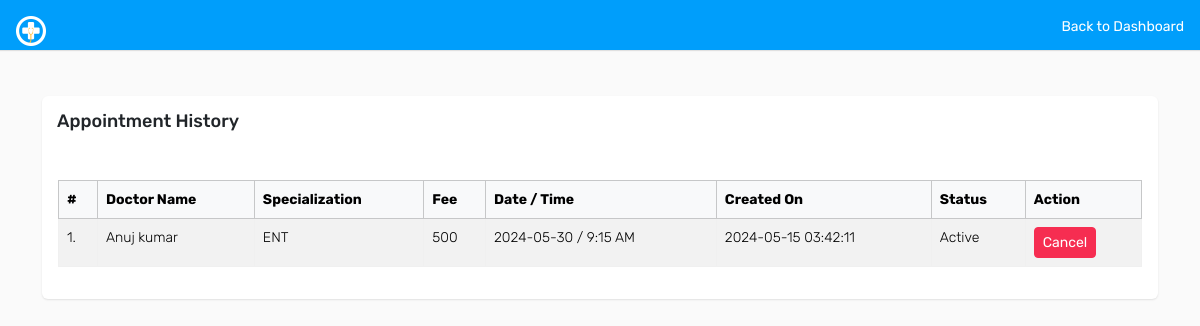
The app's page /patient/appointment-history.php (signed in), older data.
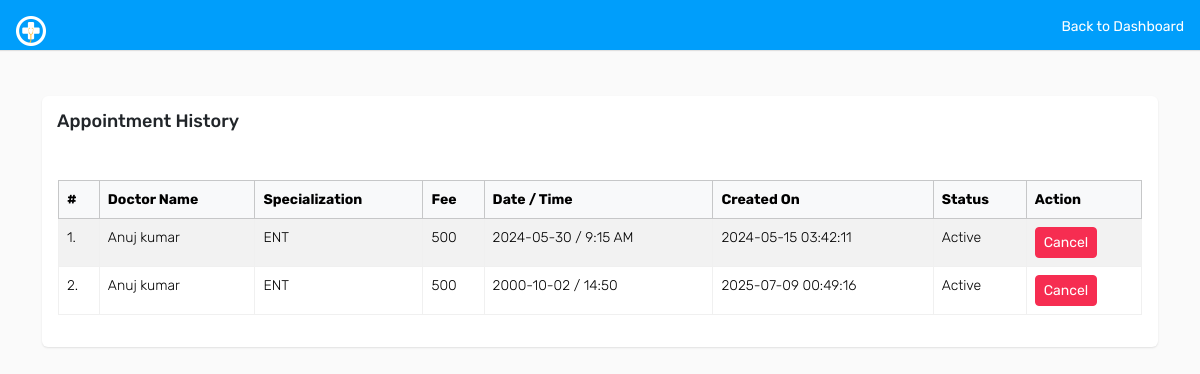
The same page, newer data.
### tables this page shows
CREATE TABLE `appointment` (
  `id` int(11) NOT NULL,
  `doctorSpecialization` varchar(255) DEFAULT NULL,
  `doctorId` int(11) DEFAULT NULL,
  `userId` int(11) DEFAULT NULL,
  `consultancyFees` int(11) DEFAULT NULL,
  `appointmentDate` varchar(255) DEFAULT NULL,
  `appointmentTime` varchar(255) DEFAULT NULL,
  `postingDate` timestamp NULL DEFAULT current_timestamp(),
  `userStatus` int(11) DEFAULT NULL,
  `doctorStatus` int(11) DEFAULT NULL,
  `updationDate` timestamp NULL DEFAULT NULL ON UPDATE current_timestamp()
);

CREATE TABLE `doctors` (
  `id` int(11) NOT NULL,
  `specilization` varchar(255) DEFAULT NULL,
  `doctorName` varchar(255) DEFAULT NULL,
  `address` longtext DEFAULT NULL,
  `docFees` varchar(255) DEFAULT NULL,
  `contactno` bigint(11) DEFAULT NULL,
  `docEmail` varchar(255) DEFAULT NULL,
  `password` varchar(255) DEFAULT NULL,
  `creationDate` timestamp NULL DEFAULT current_timestamp(),
  `updationDate` timestamp NULL DEFAULT NULL ON UPDATE current_timestamp()
);

### patient/appointment-history.php (the view, shortened to what this page needs)
<?php
include('includes/config.php');
if (strlen($_SESSION['id'] == 0)) {
	header('location: auth/logout.php');
} else {
?>
    <!DOCTYPE html>
    <html lang="en">
    <head>
        <link href="https://cdn.jsdelivr.net/npm/bootstrap@5.3.3/dist/css/bootstrap.min.css" rel="stylesheet">
        <link rel="stylesheet" href="assets/css/font-awesome.min.css">
        <link rel="stylesheet" href="assets/css/style.css">
    </head>
    <body>
        <div class="header bg-primary mb-4 p-3 d-flex justify-content-between">
            <a href="dashboard.php" class="text-white text-decoration-none">
                <img src="assets/images/logo.png" width="30" height="30" alt="CARE">
            </a>
            <a href="dashboard.php" class="text-white text-decoration-none">Back to Dashboard</a>
        </div>
        <div class="container mt-5 py-5">
            <div class="card">
                <div class="card-header">
                    <h4 class="mb-0">Appointment History</h4>
                </div>
                <div class="card-body">
                    <div class="table-responsive">
                        <table class="table table-bordered table-striped table-hover">
                            <thead class="table-light">
                                <tr>
                                    <th>#</th>
                                    <th>Doctor Name</th>
                                    <th>Specialization</th>
                                    <th>Fee</th>
                                    <th>Date / Time</th>
                                    <th>Created On</th>
                                    <th>Status</th>
                                    <th>Action</th>
                                </tr>
                            </thead>
                            <tbody>
                                <?php
                                $sql = mysqli_query($con, "SELECT doctors.doctorName AS docname, appointment.* FROM appointment JOIN doctors ON doctors.id = appointment.doctorId WHERE appointment.userId='" . $_SESSION['id'] . "'");
                                $cnt = 1;
                                while ($row = mysqli_fetch_array($sql)) {
                                ?>
                                    <tr>
                                        <td><?php echo $cnt; ?>.</td>
                                        <td><?php echo htmlentities($row['docname']); ?></td>
                                        <td><?php echo htmlentities($row['doctorSpecialization']); ?></td>
                                        <td><?php echo htmlentities($row['consultancyFees']); ?></td>
                                        <td><?php echo htmlentities($row['appointmentDate']); ?> / <?php echo htmlentities($row['appointmentTime']); ?></td>
                                        <td><?php echo htmlentities($row['postingDate']); ?></td>
                                        <td>
                                            <?php
                                            if ($row['userStatus'] == 1 && $row['doctorStatus'] == 1) echo "Active";
                                            elseif ($row['userStatus'] == 0 && $row['doctorStatus'] == 1) echo "Cancelled by You";
                                            elseif ($row['userStatus'] == 1 && $row['doctorStatus'] == 0) echo "Cancelled by Doctor";
                                            ?>
                                        </td>
                                        <td>
                                            <?php if ($row['userStatus'] == 1 && $row['doctorStatus'] == 1) { ?>
                                                <a href="appointment-history.php?id=<?php echo $row['id'] ?>&cancel=update" onClick="return confirm('Are you sure you want to cancel this appointment ?')" class="btn btn-danger btn-sm">Cancel</a>
                                            <?php } else {
                                                echo "Canceled";
                                            } ?>
                                        </td>
                                    </tr>
                                <?php $cnt++;
                                } ?>
                            </tbody>
                        </table>
                    </div>
                </div>
            </div>
        </div>
    </body>
    </html>
<?php } ?>

Row changes from the older to the newer data that the page shows:
added appointment: doctorId.doctorName "Anuj kumar", doctorSpecialization "ENT", consultancyFees "500", appointmentDate "2000-10-02", appointmentTime "14:50", postingDate "2025-07-09 00:49:16", userStatus "Active"
